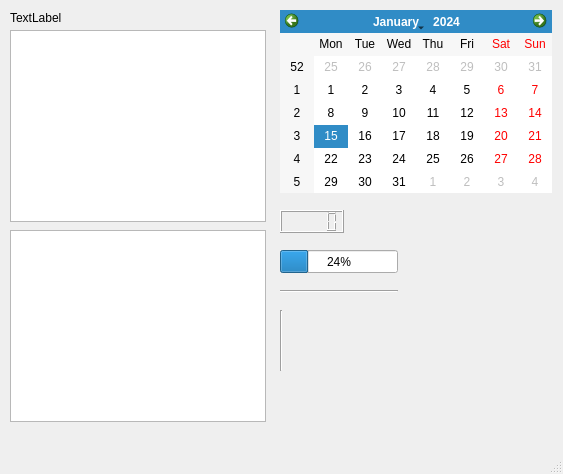
<?xml version="1.0" encoding="UTF-8"?>
<ui version="4.0">
 <class>MainWindow</class>
 <widget class="QMainWindow" name="MainWindow">
  <property name="geometry">
   <rect>
    <x>0</x>
    <y>0</y>
    <width>563</width>
    <height>474</height>
   </rect>
  </property>
  <property name="windowTitle">
   <string>MainWindow</string>
  </property>
  <widget class="QWidget" name="centralwidget">
   <widget class="QLabel" name="label">
    <property name="geometry">
     <rect>
      <x>10</x>
      <y>10</y>
      <width>53</width>
      <height>15</height>
     </rect>
    </property>
    <property name="text">
     <string>TextLabel</string>
    </property>
   </widget>
   <widget class="QTextBrowser" name="textBrowser">
    <property name="geometry">
     <rect>
      <x>10</x>
      <y>30</y>
      <width>256</width>
      <height>192</height>
     </rect>
    </property>
   </widget>
   <widget class="QGraphicsView" name="graphicsView">
    <property name="geometry">
     <rect>
      <x>10</x>
      <y>230</y>
      <width>256</width>
      <height>192</height>
     </rect>
    </property>
   </widget>
   <widget class="QCalendarWidget" name="calendarWidget">
    <property name="geometry">
     <rect>
      <x>280</x>
      <y>10</y>
      <width>272</width>
      <height>183</height>
     </rect>
    </property>
   </widget>
   <widget class="QLCDNumber" name="lcdNumber">
    <property name="geometry">
     <rect>
      <x>280</x>
      <y>210</y>
      <width>64</width>
      <height>23</height>
     </rect>
    </property>
   </widget>
   <widget class="QProgressBar" name="progressBar">
    <property name="geometry">
     <rect>
      <x>280</x>
      <y>250</y>
      <width>118</width>
      <height>23</height>
     </rect>
    </property>
    <property name="value">
     <number>24</number>
    </property>
   </widget>
   <widget class="Line" name="line">
    <property name="geometry">
     <rect>
      <x>280</x>
      <y>290</y>
      <width>118</width>
      <height>3</height>
     </rect>
    </property>
    <property name="orientation">
     <enum>Qt::Horizontal</enum>
    </property>
   </widget>
   <widget class="Line" name="line_2">
    <property name="geometry">
     <rect>
      <x>280</x>
      <y>310</y>
      <width>3</width>
      <height>61</height>
     </rect>
    </property>
    <property name="orientation">
     <enum>Qt::Vertical</enum>
    </property>
   </widget>
  </widget>
  <widget class="QMenuBar" name="menubar">
   <property name="geometry">
    <rect>
     <x>0</x>
     <y>0</y>
     <width>563</width>
     <height>21</height>
    </rect>
   </property>
  </widget>
  <widget class="QStatusBar" name="statusbar"/>
 </widget>
 <resources/>
 <connections/>
</ui>
